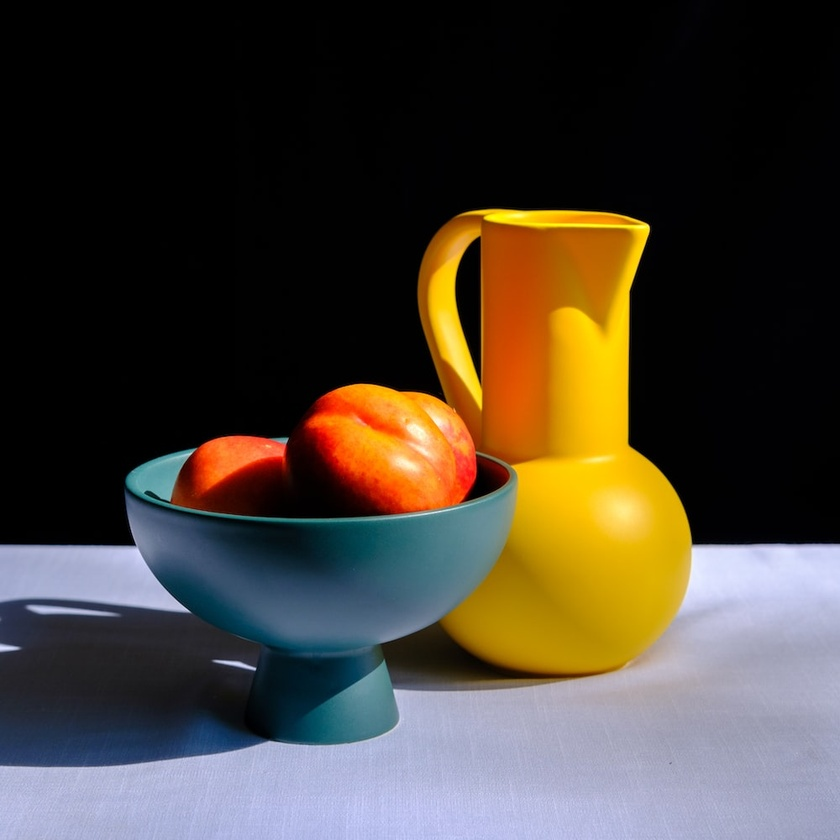
#> input picture labs/Lab7/testimage.jpeg, 840 x 840 px, shrunk from 1000 x 1000 before the run
$ python Pillow_Lab7_Blur.py
#> lines starting #> are read from the running program, lines starting #| are printed output that depends on the picture
from PIL import Image, ImageFilter
image = Image.open('testimage.jpeg')
#> image is the input picture: PIL image 840x840 RGB; mean R, G, B 73.4, 65.2, 54.3

print('Blurring the image')
blurimage = image.filter(ImageFilter.GaussianBlur(5))
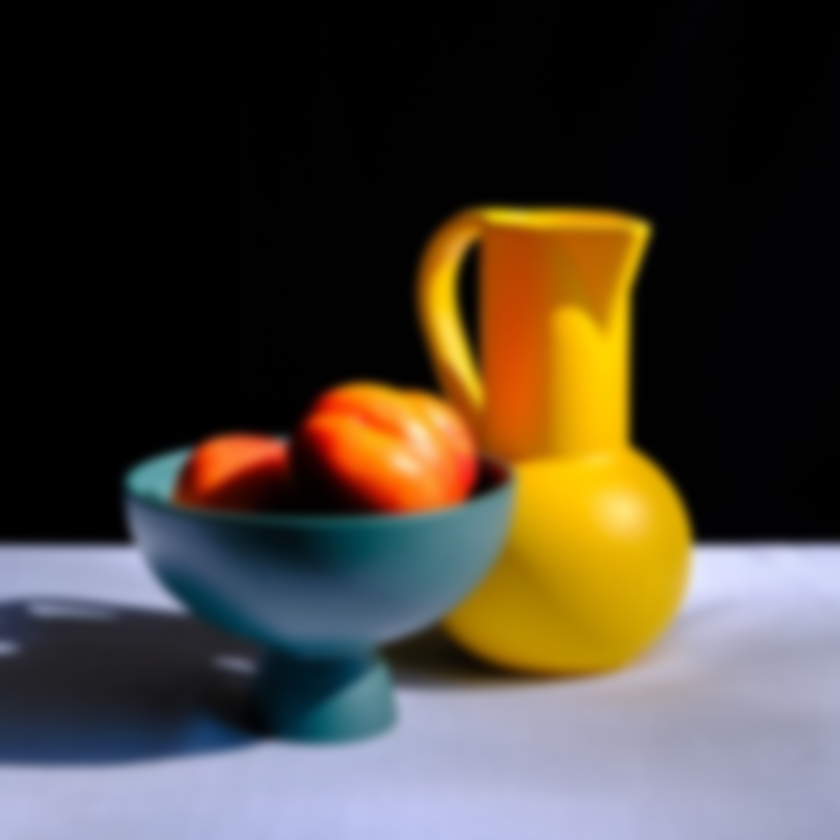
#> blurimage: PIL image 840x840 RGB; mean R, G, B 73.4, 65.2, 54.3
blurimage.save('testimage_blur.jpeg')
